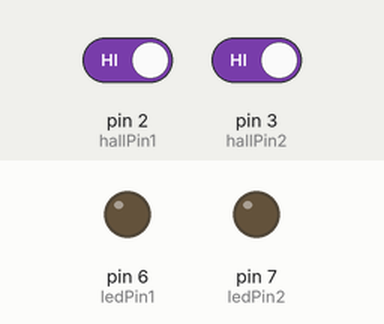
Bench run of a sketch on a simulated Arduino Uno, built with avr-gcc and run on an emulated ATmega328P. On the bench: output pins drawn as LEDs (lit = HIGH). Inputs (shaded band) come from the test bench; at power-on: pin 2 (hallPin1) HIGH, pin 3 (hallPin2) HIGH.

Above: at 1.2 s.
1.3 s: pin 2 (hallPin1) driven LOW
At 1.8 s:
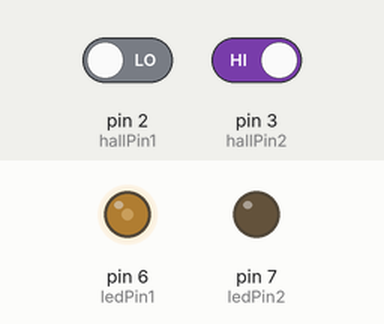
2.8 s: pin 3 (hallPin2) driven LOW
At 4.0 s:
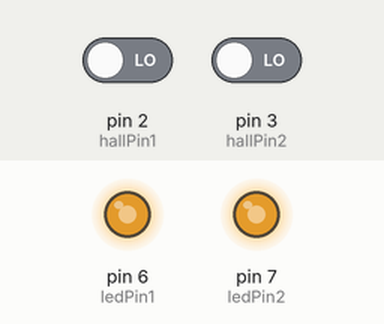
4.3 s: pin 2 (hallPin1) driven HIGH
At 5.5 s:
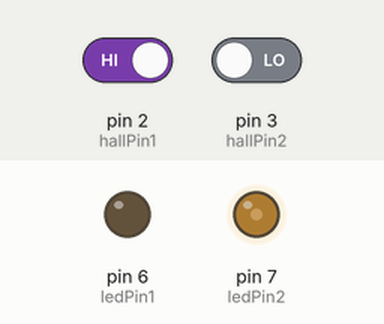
5.8 s: pin 3 (hallPin2) driven HIGH
At 6.4 s:
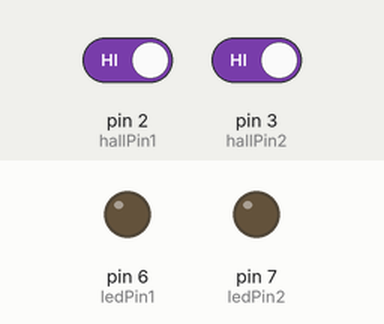
7.3 s: pin 2 (hallPin1) driven LOW and pin 3 (hallPin2) driven LOW
At 8.0 s:
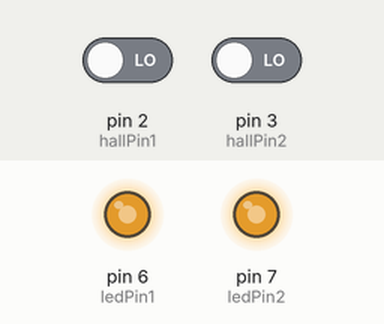
8.8 s: pin 2 (hallPin1) driven HIGH
At 9.9 s:
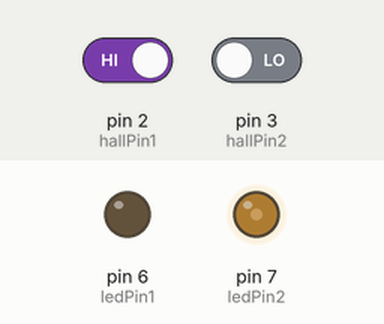
Timing chart, 0 to 11.3 s (numbered marks = the images above; inputs shaded):
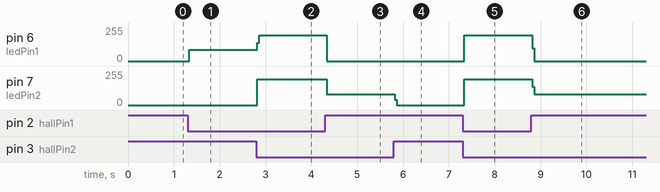

The sketch:

NUI_020_AnyShape_HallEff.ino
```cpp
const int hallPin1 = 2;
const int hallPin2 = 3;
const int ledPin1 =  6;
const int ledPin2 =  7;
int hallState1 = 0;
int hallState2 = 0;

void setup() {
  pinMode(ledPin1, OUTPUT);
  pinMode(hallPin1, INPUT);
  pinMode(ledPin2, OUTPUT);
  pinMode(hallPin2, INPUT);
}

void loop() {
  // read the state of the hall effect sensor:
  hallState1 = digitalRead(hallPin1);
  hallState2 = digitalRead(hallPin2);

  if (hallState1 == LOW) {
    digitalWrite(ledPin1, HIGH);
    digitalWrite(ledPin2, LOW);
  }
  if (hallState2 == LOW) {
    digitalWrite(ledPin1, LOW);
    digitalWrite(ledPin2, HIGH);
  }
  if (hallState1 == LOW && hallState2 == LOW) {
    digitalWrite(ledPin1, HIGH);
    digitalWrite(ledPin2, HIGH);
  }
  else {
    digitalWrite(ledPin1, LOW);
    digitalWrite(ledPin2, LOW);
  }
}
```

Measured:
- after the input at 1.3 s, pin 6 (ledPin1): 0/255 → 83/255 at once
- after the input at 2.8 s, pin 6 (ledPin1): 83/255 → 192/255 at once; pin 7 (ledPin2): 0/255 → 195/255 at once
- after the input at 4.3 s, pin 6 (ledPin1): 192/255 → 0/255 at once; pin 7 (ledPin2): 195/255 → 79/255 at once
- after the input at 5.8 s, pin 7 (ledPin2): 79/255 → 0/255 at once
- after the input at 7.3 s, pin 6 (ledPin1): 0/255 → 192/255 at once; pin 7 (ledPin2): 0/255 → 195/255 at once
- after the input at 8.8 s, pin 6 (ledPin1): 192/255 → 0/255 at once; pin 7 (ledPin2): 195/255 → 79/255 at once
